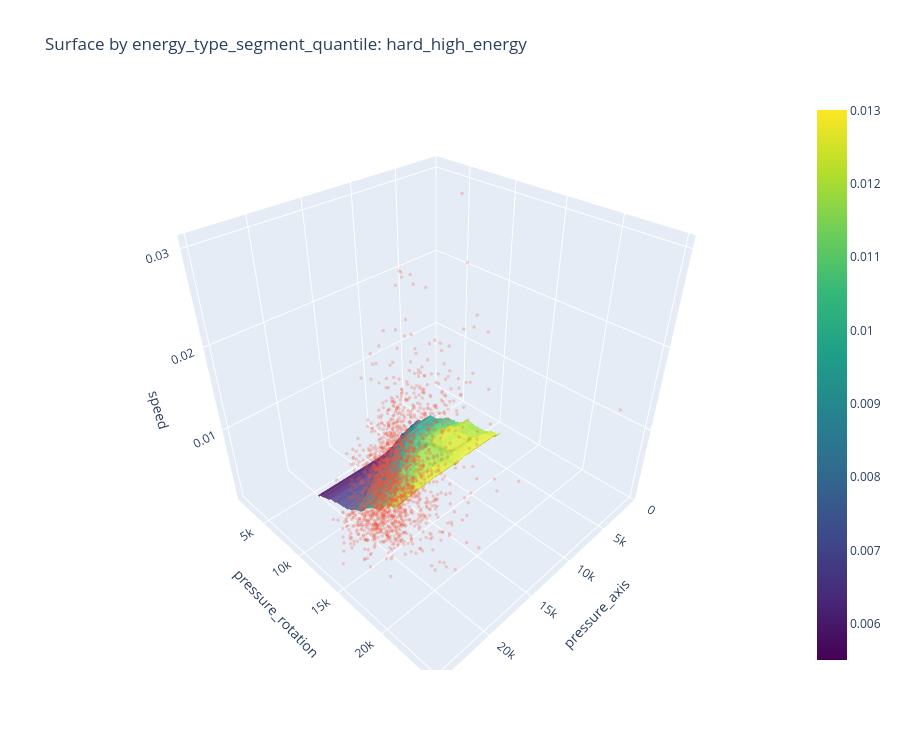
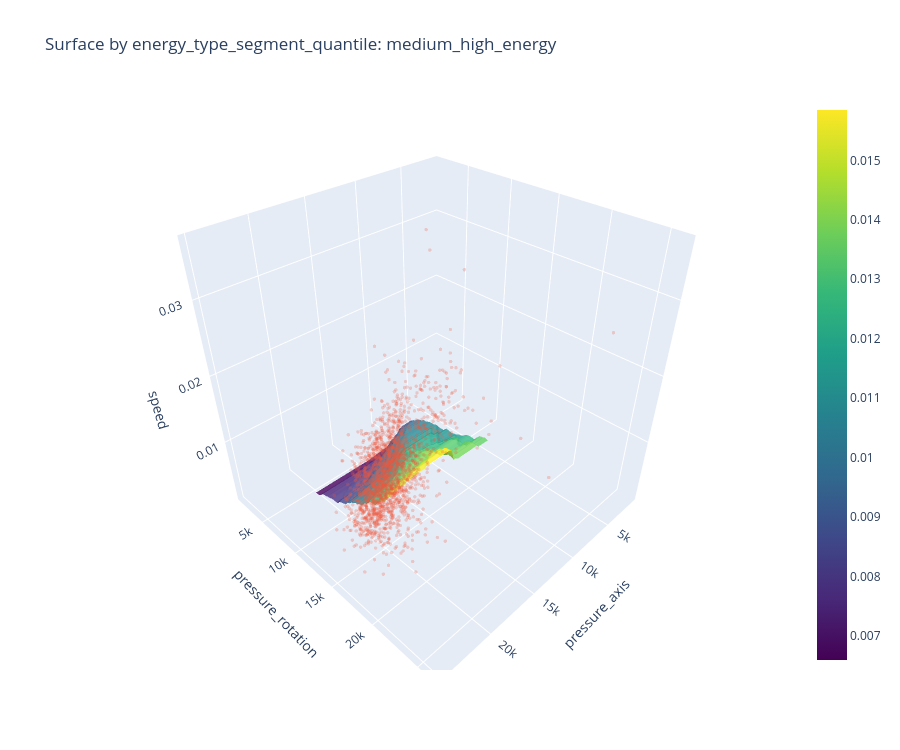
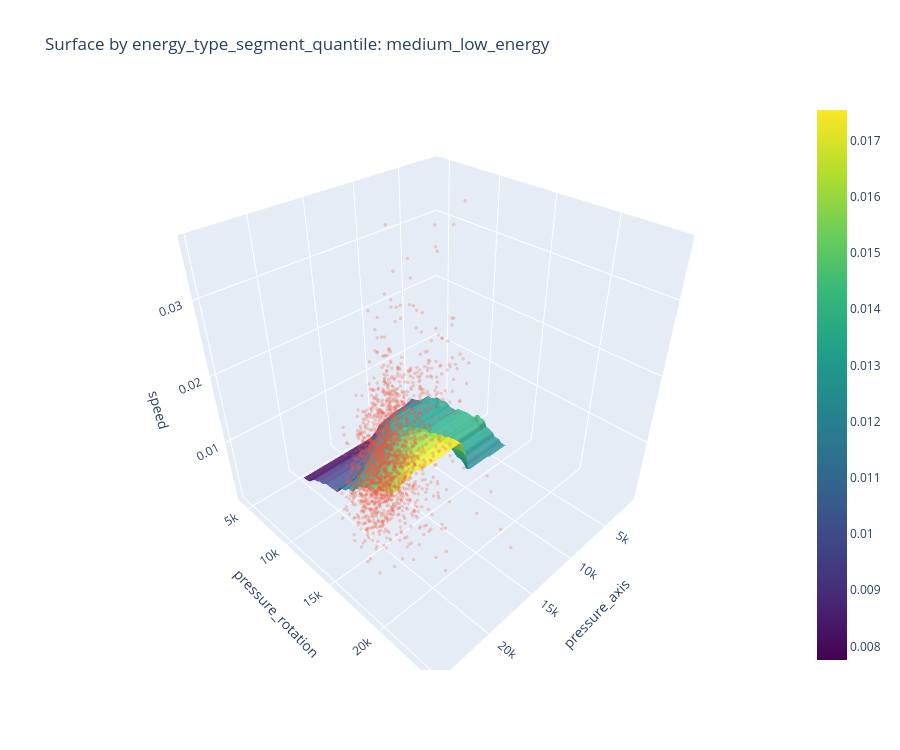
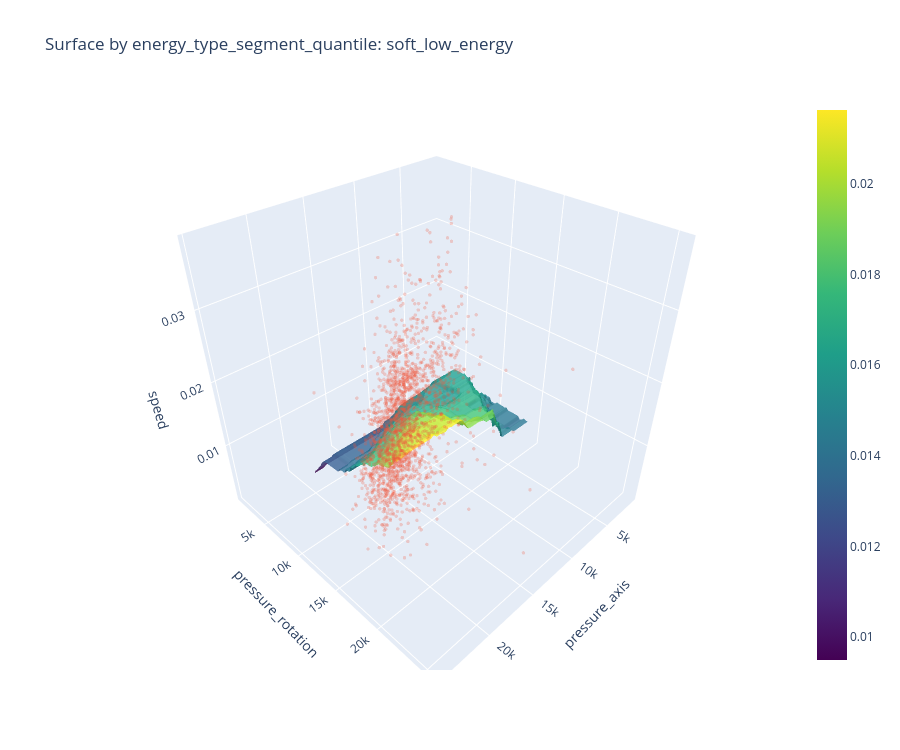

The notebook cell saved with these charts, in order:
### Markdown cell above
## 16. Plotly surfaces для всех классов выбранного метода

### Code cell
for surface_type in sorted(cluster_df[SURFACE_TYPE_COL].dropna().unique()):
    surface_train = cluster_df[cluster_df[SURFACE_TYPE_COL] == surface_type].dropna(subset=[
        "pressure_axis", "pressure_rotation", "rotation", "hardness_score_smooth", "speed"
    ]).copy()

    if len(surface_train) < 500:
        print("Skip small class:", surface_type, len(surface_train))
        continue

    surface_model = Pipeline(steps=[
        ("scaler", StandardScaler()),
        ("model", HistGradientBoostingRegressor(
            max_iter=250,
            learning_rate=0.05,
            max_leaf_nodes=31,
            l2_regularization=0.01,
            random_state=RANDOM_STATE,
        ))
    ])

    surface_model.fit(surface_train[surface_features], surface_train["speed"])
    fixed_state = surface_train[surface_features].median()

    p_ax_grid = np.linspace(surface_train["pressure_axis"].quantile(0.05), surface_train["pressure_axis"].quantile(0.95), 50)
    p_rot_grid = np.linspace(surface_train["pressure_rotation"].quantile(0.05), surface_train["pressure_rotation"].quantile(0.95), 50)

    PA, PR = np.meshgrid(p_ax_grid, p_rot_grid)

    grid = pd.DataFrame({"pressure_axis": PA.ravel(), "pressure_rotation": PR.ravel()})

    for col in surface_features:
        if col not in grid.columns:
            grid[col] = fixed_state[col]

    grid["pressure_balance"] = grid["pressure_axis"] / (grid["pressure_axis"] + grid["pressure_rotation"] + EPS)
    grid["axis_over_rot_pressure"] = grid["pressure_axis"] / (grid["pressure_rotation"] + EPS)
    grid["rot_pressure_over_axis"] = grid["pressure_rotation"] / (grid["pressure_axis"] + EPS)
    grid["rotation_efficiency"] = grid["rotation"] / (grid["pressure_rotation"] + EPS)
    grid["energy_input_proxy"] = grid["pressure_axis"] + grid["pressure_rotation"] * grid["rotation"]

    Z = surface_model.predict(grid[surface_features]).reshape(PA.shape)

    fig = go.Figure()
    fig.add_trace(go.Surface(x=PA, y=PR, z=Z, colorscale="Viridis", opacity=0.85))

    sample_points = surface_train.sample(min(2000, len(surface_train)), random_state=RANDOM_STATE)

    fig.add_trace(go.Scatter3d(
        x=sample_points["pressure_axis"],
        y=sample_points["pressure_rotation"],
        z=sample_points["speed"],
        mode="markers",
        marker=dict(size=2, opacity=0.25),
        name="observed points",
    ))

    fig.update_layout(
        title=f"Surface by {SURFACE_TYPE_COL}: {surface_type}",
        scene=dict(
            xaxis_title="pressure_axis",
            yaxis_title="pressure_rotation",
            zaxis_title="speed",
        ),
        height=750,
    )

    fig.show()

### Figure 1 — Plotly figure (JSON) as saved in the notebook; plotly's stock layout.template omitted (floating-point values rounded to 4 significant figures; data arrays with more than 128 entries replaced by an {"elided": "..."} marker saying what was removed)
{"data": [{"colorscale": [[0, "#440154"], [0.1111, "#482878"], [0.2222, "#3e4989"], [0.3333, "#31688e"], [0.4444, "#26828e"], [0.5556, "#1f9e89"], [0.6667, "#35b779"], [0.7778, "#6ece58"], [0.8889, "#b5de2b"], [1, "#fde725"]], "opacity": 0.85, "type": "surface", "x": {"elided": "50x50 float values"}, "y": {"elided": "50x50 float values"}, "z": {"elided": "50x50 float values"}}, {"marker": {"opacity": 0.25, "size": 2}, "mode": "markers", "name": "observed points", "type": "scatter3d", "x": {"elided": "2000 int values"}, "y": {"elided": "2000 int values"}, "z": {"elided": "2000 float values"}}], "layout": {"height": 750, "scene": {"xaxis": {"title": {"text": "pressure_axis"}}, "yaxis": {"title": {"text": "pressure_rotation"}}, "zaxis": {"title": {"text": "speed"}}}, "title": {"text": "Surface by energy_type_segment_quantile: hard_high_energy"}}}

### Figure 2 — Plotly figure (JSON) as saved in the notebook; plotly's stock layout.template omitted (floating-point values rounded to 4 significant figures; data arrays with more than 128 entries replaced by an {"elided": "..."} marker saying what was removed)
{"data": [{"colorscale": [[0, "#440154"], [0.1111, "#482878"], [0.2222, "#3e4989"], [0.3333, "#31688e"], [0.4444, "#26828e"], [0.5556, "#1f9e89"], [0.6667, "#35b779"], [0.7778, "#6ece58"], [0.8889, "#b5de2b"], [1, "#fde725"]], "opacity": 0.85, "type": "surface", "x": {"elided": "50x50 float values"}, "y": {"elided": "50x50 float values"}, "z": {"elided": "50x50 float values"}}, {"marker": {"opacity": 0.25, "size": 2}, "mode": "markers", "name": "observed points", "type": "scatter3d", "x": {"elided": "2000 int values"}, "y": {"elided": "2000 int values"}, "z": {"elided": "2000 float values"}}], "layout": {"height": 750, "scene": {"xaxis": {"title": {"text": "pressure_axis"}}, "yaxis": {"title": {"text": "pressure_rotation"}}, "zaxis": {"title": {"text": "speed"}}}, "title": {"text": "Surface by energy_type_segment_quantile: medium_high_energy"}}}

### Figure 3 — Plotly figure (JSON) as saved in the notebook; plotly's stock layout.template omitted (floating-point values rounded to 4 significant figures; data arrays with more than 128 entries replaced by an {"elided": "..."} marker saying what was removed)
{"data": [{"colorscale": [[0, "#440154"], [0.1111, "#482878"], [0.2222, "#3e4989"], [0.3333, "#31688e"], [0.4444, "#26828e"], [0.5556, "#1f9e89"], [0.6667, "#35b779"], [0.7778, "#6ece58"], [0.8889, "#b5de2b"], [1, "#fde725"]], "opacity": 0.85, "type": "surface", "x": {"elided": "50x50 float values"}, "y": {"elided": "50x50 float values"}, "z": {"elided": "50x50 float values"}}, {"marker": {"opacity": 0.25, "size": 2}, "mode": "markers", "name": "observed points", "type": "scatter3d", "x": {"elided": "2000 int values"}, "y": {"elided": "2000 int values"}, "z": {"elided": "2000 float values"}}], "layout": {"height": 750, "scene": {"xaxis": {"title": {"text": "pressure_axis"}}, "yaxis": {"title": {"text": "pressure_rotation"}}, "zaxis": {"title": {"text": "speed"}}}, "title": {"text": "Surface by energy_type_segment_quantile: medium_low_energy"}}}

### Figure 4 — Plotly figure (JSON) as saved in the notebook; plotly's stock layout.template omitted (floating-point values rounded to 4 significant figures; data arrays with more than 128 entries replaced by an {"elided": "..."} marker saying what was removed)
{"data": [{"colorscale": [[0, "#440154"], [0.1111, "#482878"], [0.2222, "#3e4989"], [0.3333, "#31688e"], [0.4444, "#26828e"], [0.5556, "#1f9e89"], [0.6667, "#35b779"], [0.7778, "#6ece58"], [0.8889, "#b5de2b"], [1, "#fde725"]], "opacity": 0.85, "type": "surface", "x": {"elided": "50x50 float values"}, "y": {"elided": "50x50 float values"}, "z": {"elided": "50x50 float values"}}, {"marker": {"opacity": 0.25, "size": 2}, "mode": "markers", "name": "observed points", "type": "scatter3d", "x": {"elided": "2000 int values"}, "y": {"elided": "2000 int values"}, "z": {"elided": "2000 float values"}}], "layout": {"height": 750, "scene": {"xaxis": {"title": {"text": "pressure_axis"}}, "yaxis": {"title": {"text": "pressure_rotation"}}, "zaxis": {"title": {"text": "speed"}}}, "title": {"text": "Surface by energy_type_segment_quantile: soft_low_energy"}}}
